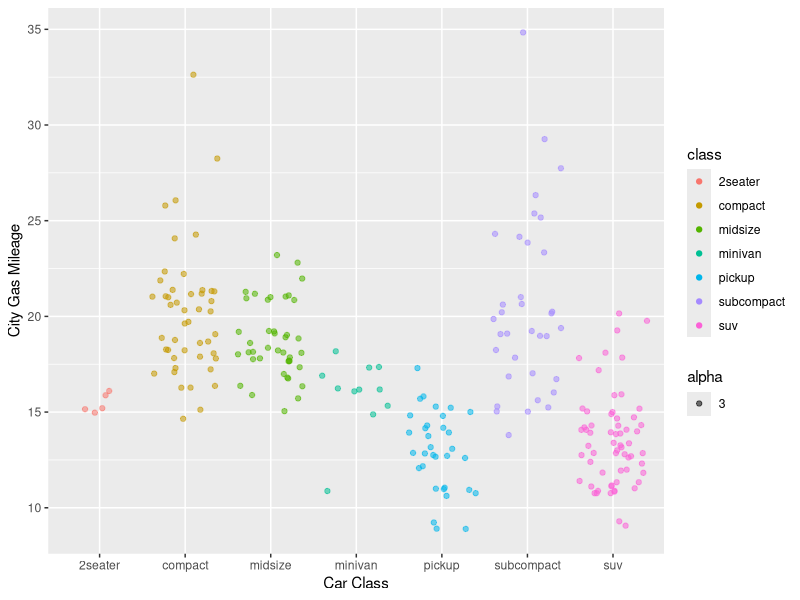

The R source for this figure:
## ---- chunk 1
knitr::opts_chunk$set(echo = TRUE)
library(tidyverse)
## ---- chunk 2
ggplot(data = mpg, aes(x=class, y=cty))+
  geom_jitter(aes(color=class, alpha= 3))+
  labs(x= "Car Class", y="City Gas Mileage")
